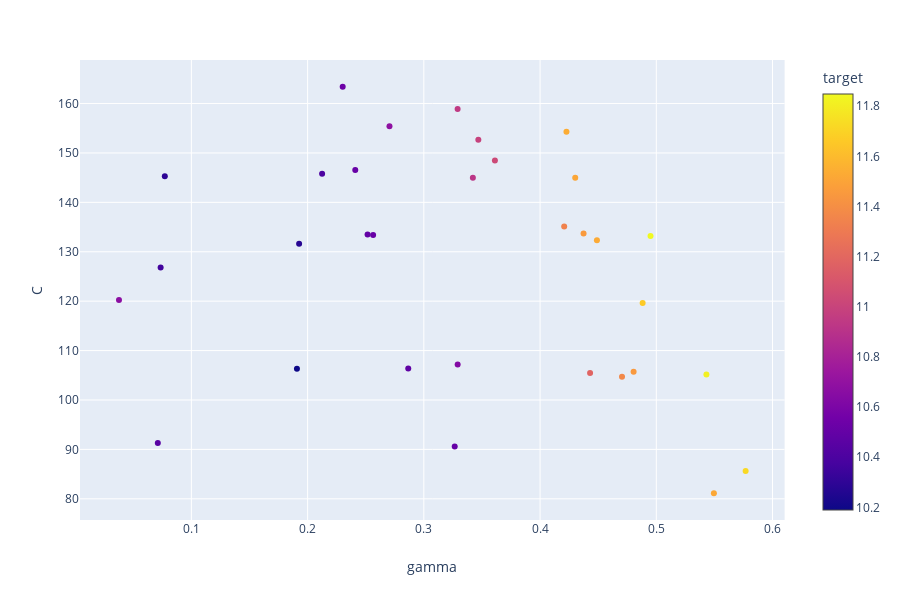

This figure's notebook cell:
### Code cell
px.scatter(df1, x="gamma", y="C", color="target")

### Figure 1 — Plotly figure (JSON) as saved in the notebook; plotly's stock layout.template omitted (floating-point values rounded to 4 significant figures)
{"data": [{"hoverlabel": {"namelength": 0}, "hovertemplate": "gamma=%{x}<br>C=%{y}<br>target=%{marker.color}", "legendgroup": "", "marker": {"color": [11.46, 11.67, 10.19, 11.81, 11.54, 10.67, 10.48, 11.45, 11.85, 10.51, 11.03, 10.52, 10.36, 11.37, 11.18, 10.99, 10.45, 10.27, 11.34, 10.92, 10.29, 11.51, 10.54, 10.51, 10.68, 11.53, 10.94, 11.72, 10.41, 10.63, 11.52, 10.5], "coloraxis": "coloraxis", "symbol": "circle"}, "mode": "markers", "name": "", "showlegend": false, "type": "scatter", "x": [0.4374, 0.4883, 0.1908, 0.5431, 0.4227, 0.0377, 0.2866, 0.4805, 0.495, 0.3266, 0.3611, 0.2563, 0.07352, 0.4705, 0.443, 0.3469, 0.07111, 0.1927, 0.4208, 0.3422, 0.07714, 0.4302, 0.2302, 0.241, 0.2704, 0.4489, 0.3291, 0.5769, 0.2125, 0.3291, 0.5496, 0.2516], "xaxis": "x", "y": [133.7, 119.6, 106.3, 105.2, 154.3, 120.2, 106.4, 105.7, 133.2, 90.57, 148.4, 133.4, 126.8, 104.7, 105.5, 152.6, 91.28, 131.6, 135.1, 145.0, 145.3, 145.0, 163.4, 146.6, 155.4, 132.3, 158.9, 85.61, 145.8, 107.2, 81.12, 133.5], "yaxis": "y"}], "layout": {"coloraxis": {"colorbar": {"title": {"text": "target"}}, "colorscale": [[0, "#0d0887"], [0.1111, "#46039f"], [0.2222, "#7201a8"], [0.3333, "#9c179e"], [0.4444, "#bd3786"], [0.5556, "#d8576b"], [0.6667, "#ed7953"], [0.7778, "#fb9f3a"], [0.8889, "#fdca26"], [1, "#f0f921"]]}, "height": 600, "legend": {"tracegroupgap": 0}, "margin": {"t": 60}, "xaxis": {"anchor": "y", "domain": [0, 0.98], "title": {"text": "gamma"}}, "yaxis": {"anchor": "x", "domain": [0, 1], "title": {"text": "C"}}}}
